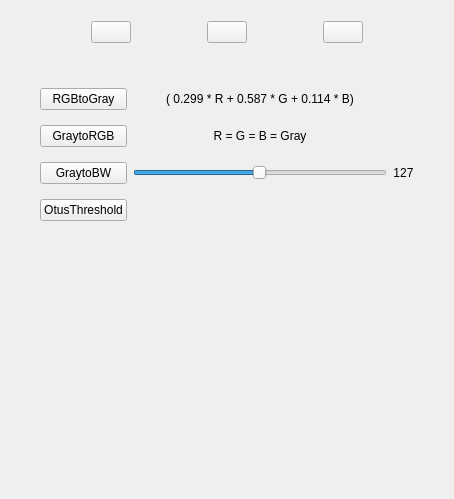
<?xml version="1.0" encoding="UTF-8"?>
<ui version="4.0">
 <class>toolWidget</class>
 <widget class="QWidget" name="toolWidget">
  <property name="geometry">
   <rect>
    <x>0</x>
    <y>0</y>
    <width>454</width>
    <height>499</height>
   </rect>
  </property>
  <property name="windowTitle">
   <string>Form</string>
  </property>
  <layout class="QVBoxLayout" name="verticalLayout_2">
   <item>
    <layout class="QHBoxLayout" name="horizontalLayout">
     <property name="leftMargin">
      <number>10</number>
     </property>
     <property name="topMargin">
      <number>10</number>
     </property>
     <property name="rightMargin">
      <number>10</number>
     </property>
     <property name="bottomMargin">
      <number>10</number>
     </property>
     <item>
      <widget class="QPushButton" name="basicBtn">
       <property name="maximumSize">
        <size>
         <width>40</width>
         <height>40</height>
        </size>
       </property>
       <property name="text">
        <string/>
       </property>
      </widget>
     </item>
     <item>
      <widget class="QPushButton" name="filterBtn">
       <property name="maximumSize">
        <size>
         <width>40</width>
         <height>40</height>
        </size>
       </property>
       <property name="text">
        <string/>
       </property>
      </widget>
     </item>
     <item>
      <widget class="QPushButton" name="convertBtn">
       <property name="maximumSize">
        <size>
         <width>40</width>
         <height>40</height>
        </size>
       </property>
       <property name="text">
        <string/>
       </property>
      </widget>
     </item>
    </layout>
   </item>
   <item>
    <layout class="QVBoxLayout" name="verticalLayout">
     <property name="leftMargin">
      <number>10</number>
     </property>
     <property name="topMargin">
      <number>10</number>
     </property>
     <property name="rightMargin">
      <number>10</number>
     </property>
     <property name="bottomMargin">
      <number>10</number>
     </property>
     <item>
      <widget class="QStackedWidget" name="stackedWidget">
       <property name="currentIndex">
        <number>1</number>
       </property>
       <widget class="QWidget" name="filters">
        <layout class="QVBoxLayout" name="verticalLayout_4">
         <item>
          <layout class="QGridLayout" name="gridLayout_4">
           <item row="4" column="1">
            <widget class="QSlider" name="horizontalSlider_4">
             <property name="orientation">
              <enum>Qt::Horizontal</enum>
             </property>
            </widget>
           </item>
           <item row="3" column="1">
            <widget class="QLabel" name="label_5">
             <property name="text">
              <string>Gaussian</string>
             </property>
            </widget>
           </item>
           <item row="1" column="1">
            <widget class="QSlider" name="horizontalSlider_2">
             <property name="orientation">
              <enum>Qt::Horizontal</enum>
             </property>
            </widget>
           </item>
           <item row="0" column="1">
            <widget class="QLabel" name="label_8">
             <property name="text">
              <string>Mask Size</string>
             </property>
            </widget>
           </item>
           <item row="2" column="1">
            <widget class="QLabel" name="label_2">
             <property name="text">
              <string>Average</string>
             </property>
            </widget>
           </item>
           <item row="6" column="0">
            <widget class="QLabel" name="label_11">
             <property name="text">
              <string>TextLabel</string>
             </property>
            </widget>
           </item>
           <item row="6" column="1">
            <widget class="QSlider" name="horizontalSlider_5">
             <property name="orientation">
              <enum>Qt::Horizontal</enum>
             </property>
            </widget>
           </item>
           <item row="5" column="1">
            <widget class="QLabel" name="label_6">
             <property name="text">
              <string>Sobel</string>
             </property>
            </widget>
           </item>
           <item row="9" column="1">
            <spacer name="verticalSpacer_4">
             <property name="orientation">
              <enum>Qt::Vertical</enum>
             </property>
             <property name="sizeHint" stdset="0">
              <size>
               <width>20</width>
               <height>40</height>
              </size>
             </property>
            </spacer>
           </item>
           <item row="1" column="2">
            <widget class="QLabel" name="label_9">
             <property name="text">
              <string>0</string>
             </property>
            </widget>
           </item>
           <item row="7" column="1">
            <widget class="QLabel" name="label_7">
             <property name="text">
              <string>Prewitt</string>
             </property>
            </widget>
           </item>
           <item row="4" column="0">
            <widget class="QLabel" name="label_10">
             <property name="text">
              <string>sigma</string>
             </property>
            </widget>
           </item>
           <item row="8" column="1">
            <widget class="QSlider" name="horizontalSlider_3">
             <property name="orientation">
              <enum>Qt::Horizontal</enum>
             </property>
            </widget>
           </item>
           <item row="8" column="0">
            <widget class="QLabel" name="label_12">
             <property name="text">
              <string>TextLabel</string>
             </property>
            </widget>
           </item>
           <item row="4" column="2">
            <widget class="QLabel" name="label_13">
             <property name="text">
              <string>0</string>
             </property>
            </widget>
           </item>
           <item row="6" column="2">
            <widget class="QLabel" name="label_14">
             <property name="text">
              <string>0</string>
             </property>
            </widget>
           </item>
           <item row="8" column="2">
            <widget class="QLabel" name="label_15">
             <property name="text">
              <string>0</string>
             </property>
            </widget>
           </item>
          </layout>
         </item>
        </layout>
       </widget>
       <widget class="QWidget" name="convert">
        <layout class="QVBoxLayout" name="verticalLayout_3">
         <item>
          <layout class="QGridLayout" name="gridLayout_3">
           <property name="leftMargin">
            <number>10</number>
           </property>
           <property name="topMargin">
            <number>10</number>
           </property>
           <property name="rightMargin">
            <number>10</number>
           </property>
           <property name="bottomMargin">
            <number>10</number>
           </property>
           <property name="horizontalSpacing">
            <number>6</number>
           </property>
           <property name="verticalSpacing">
            <number>15</number>
           </property>
           <item row="4" column="0">
            <widget class="QPushButton" name="pushButton_2">
             <property name="text">
              <string>OtusThreshold</string>
             </property>
            </widget>
           </item>
           <item row="3" column="2">
            <widget class="QLabel" name="GraytoBWValue">
             <property name="text">
              <string>127</string>
             </property>
             <property name="alignment">
              <set>Qt::AlignCenter</set>
             </property>
            </widget>
           </item>
           <item row="0" column="1">
            <widget class="QLabel" name="label_4">
             <property name="text">
              <string>( 0.299 * R + 0.587 * G + 0.114 * B)</string>
             </property>
             <property name="alignment">
              <set>Qt::AlignCenter</set>
             </property>
            </widget>
           </item>
           <item row="5" column="0">
            <spacer name="verticalSpacer_3">
             <property name="orientation">
              <enum>Qt::Vertical</enum>
             </property>
             <property name="sizeHint" stdset="0">
              <size>
               <width>20</width>
               <height>40</height>
              </size>
             </property>
            </spacer>
           </item>
           <item row="0" column="0">
            <widget class="QPushButton" name="RGBtoGray">
             <property name="text">
              <string>RGBtoGray</string>
             </property>
            </widget>
           </item>
           <item row="3" column="0">
            <widget class="QPushButton" name="GraytoBW">
             <property name="text">
              <string>GraytoBW</string>
             </property>
            </widget>
           </item>
           <item row="3" column="1">
            <widget class="QSlider" name="GraytoBWSlider">
             <property name="maximum">
              <number>255</number>
             </property>
             <property name="value">
              <number>127</number>
             </property>
             <property name="orientation">
              <enum>Qt::Horizontal</enum>
             </property>
            </widget>
           </item>
           <item row="1" column="0">
            <widget class="QPushButton" name="GraytoRGB">
             <property name="text">
              <string>GraytoRGB</string>
             </property>
            </widget>
           </item>
           <item row="1" column="1">
            <widget class="QLabel" name="label_16">
             <property name="text">
              <string>R = G = B = Gray</string>
             </property>
             <property name="alignment">
              <set>Qt::AlignCenter</set>
             </property>
            </widget>
           </item>
          </layout>
         </item>
        </layout>
       </widget>
       <widget class="QWidget" name="basicOperation">
        <layout class="QGridLayout" name="gridLayout_2">
         <item row="0" column="0">
          <layout class="QGridLayout" name="gridLayout">
           <property name="leftMargin">
            <number>10</number>
           </property>
           <property name="topMargin">
            <number>10</number>
           </property>
           <property name="rightMargin">
            <number>10</number>
           </property>
           <property name="bottomMargin">
            <number>10</number>
           </property>
           <property name="verticalSpacing">
            <number>15</number>
           </property>
           <item row="3" column="3">
            <widget class="QLabel" name="label_3">
             <property name="text">
              <string>Contrast</string>
             </property>
            </widget>
           </item>
           <item row="1" column="3">
            <widget class="QSlider" name="brightSlider">
             <property name="minimum">
              <number>-100</number>
             </property>
             <property name="maximum">
              <number>100</number>
             </property>
             <property name="orientation">
              <enum>Qt::Horizontal</enum>
             </property>
            </widget>
           </item>
           <item row="7" column="3">
            <widget class="QSlider" name="contrastSlider">
             <property name="orientation">
              <enum>Qt::Horizontal</enum>
             </property>
            </widget>
           </item>
           <item row="7" column="4">
            <widget class="QLabel" name="contrastValue">
             <property name="text">
              <string>0</string>
             </property>
            </widget>
           </item>
           <item row="1" column="4">
            <widget class="QLabel" name="brightnessValue">
             <property name="text">
              <string>0</string>
             </property>
            </widget>
           </item>
           <item row="10" column="3">
            <spacer name="verticalSpacer_2">
             <property name="orientation">
              <enum>Qt::Vertical</enum>
             </property>
             <property name="sizeHint" stdset="0">
              <size>
               <width>20</width>
               <height>40</height>
              </size>
             </property>
            </spacer>
           </item>
           <item row="0" column="3">
            <widget class="QLabel" name="label">
             <property name="text">
              <string>Brightness</string>
             </property>
            </widget>
           </item>
          </layout>
         </item>
        </layout>
       </widget>
      </widget>
     </item>
     <item>
      <spacer name="verticalSpacer">
       <property name="orientation">
        <enum>Qt::Vertical</enum>
       </property>
       <property name="sizeHint" stdset="0">
        <size>
         <width>20</width>
         <height>40</height>
        </size>
       </property>
      </spacer>
     </item>
     <item>
      <widget class="QWidget" name="widget" native="true"/>
     </item>
    </layout>
   </item>
  </layout>
 </widget>
 <resources/>
 <connections/>
</ui>
